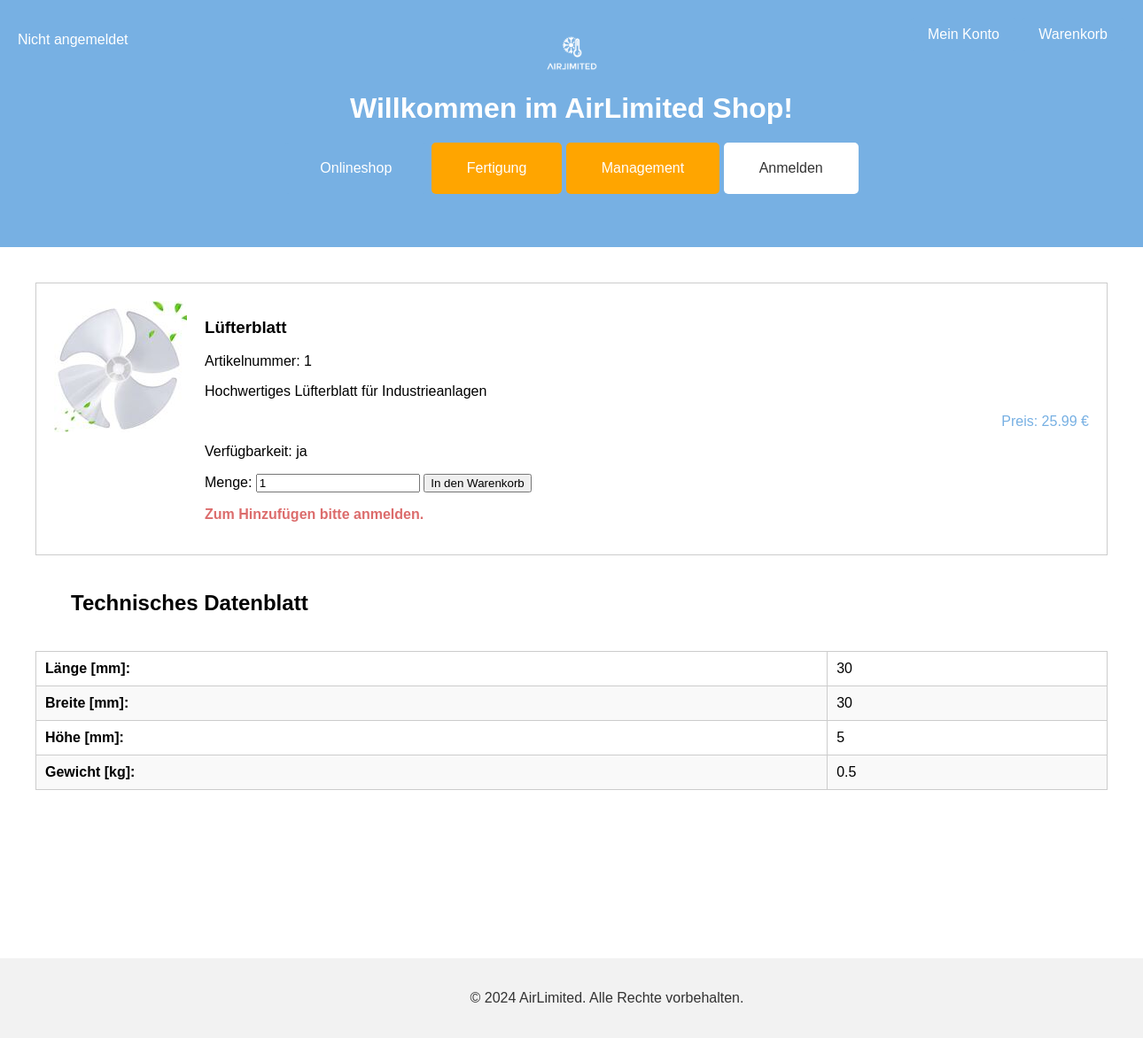
The app's page /sku_details.php with its own data.
### tables this page shows
CREATE TABLE IF NOT EXISTS `sku` (
  `SKUNr` int(11) NOT NULL AUTO_INCREMENT,
  `Name` varchar(20) NOT NULL,
  `Standardlosgroeße` int(11) NOT NULL DEFAULT 0,
  `Laenge` float DEFAULT NULL,
  `Breite` float DEFAULT NULL,
  `Hoehe` float DEFAULT NULL,
  `Gewicht` float DEFAULT NULL,
  `Beschreibung` varchar(200) DEFAULT NULL,
  `Preis` float DEFAULT NULL,
  `Foto` varchar(50) DEFAULT NULL,
  `Art` varchar(50) DEFAULT NULL,
  `Verfuegbarkeit` varchar(50) DEFAULT NULL,
  `Fertigungsanweisungen` varchar(50) DEFAULT NULL,
  PRIMARY KEY (`SKUNr`)
);

### db_class.php (called while the page is built, shortened)
<?php
class DBConnector
{
	private $database = null;
	public function connect()
	{
		$this->database = mysqli_connect(DB_HOST, DB_USER, DB_PASSWORD) or die('Verbindung schlug fehl: '.mysqli_error($this->database));
		mysqli_select_db($this->database, DB_NAME) or die('Verbindung schlug fehl: '.mysqli_error($this->database));
		mysqli_query($this->database, "SET CHARSET 'utf8'") or die('Verbindung schlug fehl: '.mysqli_error($this->database));
		mysqli_query($this->database, "SET NAMES 'UTF8'") or die('Verbindung schlug fehl: '.mysqli_error($this->database));
	}
	static public function fetchEntity($QueryResult)
	{
		return mysqli_fetch_object($QueryResult);
	}
	static public function fetchEntityArray($QueryResult)
	{
		$result = array();
		while( $item = DBConnector::fetchEntity($QueryResult) )
			$result[] = $item;
		return $result;
	}
	public function query($Query)
	{
		$result = mysqli_query($this->database, $Query);
		return $result;
	}
	public function getEntityArray($Query)
	{
		$result = $this->query($Query);
		if( $result )
			return $this->fetchEntityArray($result);
		else
			return false;
	}
}
?>

### sku_details.php (the view, shortened to what this page needs)
<?php
    if (isset($_SESSION['userType']) && isset($_SESSION['userID'])) {
        $userType = $_SESSION['userType'];
        $userID = $_SESSION['userID'];
        $loginText = "Angemeldet als: " . $userType . " " . $userID;
    } else {
        $loginText = "Nicht angemeldet". "<br>";
    }
    if (isset($_GET['sku'])) {
        $sku = htmlspecialchars($_GET['sku']);
    } else {
        $sku = 1;
    }
    require_once "db_class.php";
    $DBServer   = 'localhost';
	$DBHost     = 'airlimited';
	$DBUser     = 'root';
	$DBPassword = '';
	$db = new DBConnector($DBServer, $DBHost, $DBUser, $DBPassword);
	$db->connect();
    $query = 'SELECT `Name`, `SKUNr`, `Foto`, `Preis`, `Verfuegbarkeit` , `Laenge`,  `Breite`,  `Hoehe`,  `Gewicht`,  `Beschreibung` ';
    $query .= 'FROM `airlimited`.`sku` ';
    $query .= 'WHERE `SKUNr` = '. $sku . ' ';
    $query .= 'LIMIT 1000;';
    $result = $db->getEntityArray($query);
    $skuDB = $result[0];
    if (isset($userType) and isset($userID)) {
        if ($userType == 'servicepartner' or $userType == 'lager' ) {
            if (isset($_POST['quantity'])) {
                if ($userType == 'servicepartner') {
                    $sql = 'INSERT INTO `warenkorb` (`ServicepartnerNr`, `SKUNr`, `Menge`) ';
                    $sql .= 'VALUES ('. $userID .' , '. $sku .', '. $_POST['quantity'] .');';
                } elseif ($userType == 'lager') {
                    $sql = 'INSERT INTO `warenkorb` ( `LagerNr`, `SKUNr`, `Menge`) ';
                    $sql .= 'VALUES ('. $userID .' , '. $sku .', '. $_POST['quantity'] .');';
                }
                $input = $db->query($sql);
                $feedback = $skuDB->Name .' wurde '. $_POST['quantity'] .' mal in den Warenkorb gelegt.';
            }
        } else {
            $feedback = 'Zum Hinzufügen bitte als Servicepartner oder Lager anmelden.';
        }
    } else {
        $feedback = 'Zum Hinzufügen bitte anmelden.';
    }
?>
<!DOCTYPE html>
<html lang="de">
<head>
    <link rel="stylesheet" href="styles.css">
</head>
<body>
   <header>
        <div class="logo">
            <img src="logo.png" alt="AirLimited Logo">
        </div>
        <h1>Willkommen im AirLimited Shop!</h1>
        <nav>
            <button onclick="window.location.href='index.php'">Onlineshop</button>
            <button onclick="window.location.href='fertigung.html'" class="fertigung-btn">Fertigung</button>
            <button onclick="window.location.href='management.php'" class="management-btn">Management</button>
            <button onclick="window.location.href='login.php'" class="login-btn">Anmelden</button>
        </nav>
        <div class="account-buttons">
            <button onclick="window.location.href='konto.php'">Mein Konto</button>
            <button onclick="window.location.href='warenkorb.php'">Warenkorb</button>
        </div>
        <div class="meine-logindaten">
            <p>
                <?php
                    echo $loginText;
                ?>
            </p>
        </div>
    </header>
    <main>
        <div class="product-content">
            <div class="product">
                <div class="product-image">
                    <img src="product0001.jpg" alt="Produkt 0001" width="150" height="150">
                </div>
                <div class="product-details">
                    <?php
                        echo '
                            <h3>'. $skuDB->Name .'</h3>
                            <p>Artikelnummer: '. $skuDB->SKUNr .'</p>
                            <p>'. $skuDB->Beschreibung .'</p>
                            <p class="price">Preis: '. $skuDB->Preis .' €</p>
                            <p>Verfügbarkeit: '. $skuDB->Verfuegbarkeit .'</p>
                        ';
                    ?>
                    <form action="#" class="order-form" method="POST">
                        <label for="quantity">Menge:</label>
                        <input type="number" id="quantity" name="quantity" min="1" value="1">
                        <button type="submit">In den Warenkorb</button>
                        <?php
                            if (isset($feedback)) {
                                echo '<p class = "feedback">'. $feedback .'</p>';
                            }
                        ?>
                    </form>
                </div>
            </div>
            <div class="product-details-container">
                <?php
                    echo '
                        <h2>Technisches Datenblatt</h2>
                        <table>
                            <tr>
                                <td>Länge [mm]:</td>
                                <td>'. $skuDB->Laenge .'</td>
                            </tr>
                            <tr>
                                <td>Breite [mm]:</td>
                                <td>'. $skuDB->Breite .'</td>
                            </tr>
                            <tr>
                                <td>Höhe [mm]:</td>
                                <td>'. $skuDB->Hoehe .'</td>
                            </tr>
                            <tr>
                                <td>Gewicht [kg]:</td>
                                <td>'. $skuDB->Gewicht .'</td>
                            </tr>
                        </table>
                    ';
                ?>
            </div>
        </div>
    </main>
    <footer>
        <p>&copy; 2024 AirLimited. Alle Rechte vorbehalten.</p>
    </footer>
</body>
</html>

### styles.css (style rules this page uses)
body { font-family: Arial, sans-serif; margin: 0; padding: 0; }
header { background-color: #77B0E3; color: white; padding: 40px; display: flex; flex-direction: column; align-items: center; }
header h1 { margin: 0; margin-top: 20px; }
h2 { margin: 40px; }
.logo img { height: 40px; }
nav { margin-top: 20px; }
nav button { margin-bottom: 20px; background-color: #77B0E3; border: none; color: white; padding: 20px 40px; text-align: center; text-decoration: none; display: inline-block; font-size: 16px; cursor: pointer; border-radius: 5px; }
.login-btn { background-color: white; color: #333; }
.management-btn, .fertigung-btn { background-color: #FFA500; }
.account-buttons { position: absolute; top: 20px; right: 20px; }
.account-buttons button { background-color: #77B0E3; border: none; color: white; padding: 10px 20px; text-align: center; text-decoration: none; font-size: 16px; cursor: pointer; border-radius: 5px; }
.meine-logindaten { position: absolute; top: 20px; left: 20px; }
.meine-logindaten p { color: white; text-align: left; text-decoration: none; font-size: 16px; }
main { padding: 40px; display: flex; }
.product-content { flex: 1; margin-bottom: 100px; overflow-y: auto; }
.product { display: flex; border: 1px solid #ccc; margin-bottom: 40px; padding: 20px; }
.product .product-image img { max-width: 150px; max-height: 150px; width: auto; height: auto; }
.product-details { flex: 1; }
.product-details .price { color: #77B0E3; text-align: right; }
footer { background-color: #f2f2f2; color: #333; padding: 20px 40px; position: relative; bottom: 0; width: 100%; text-align: center; margin-top: 50px; }
.product-image { margin-right: 20px; }
.order-form { flex: 1; }
.product-details-container table { border-collapse: collapse; width: 100%; }
.product-details-container td { padding: 10px; border: 1px solid #ccc; }
.product-details-container td:first-child { font-weight: bold; }
.feedback { color: #dc6c6c; font-weight: bold; }
table { width: 100%; border-collapse: collapse; }
th, td { padding: 12px 15px; text-align: left; border: 1px solid #ddd; }
tr:nth-child(even) { background-color: #f9f9f9; }

### records on screen
sku: Name "Lüfterblatt", SKUNr "1", Beschreibung "Hochwertiges Lüfterblatt für Industrieanlagen", Preis "25.99", Verfuegbarkeit "ja", Laenge "30", Breite "30", Hoehe "5", Gewicht "0.5"

### other values on screen
$feedback "Zum Hinzufügen bitte anmelden."
